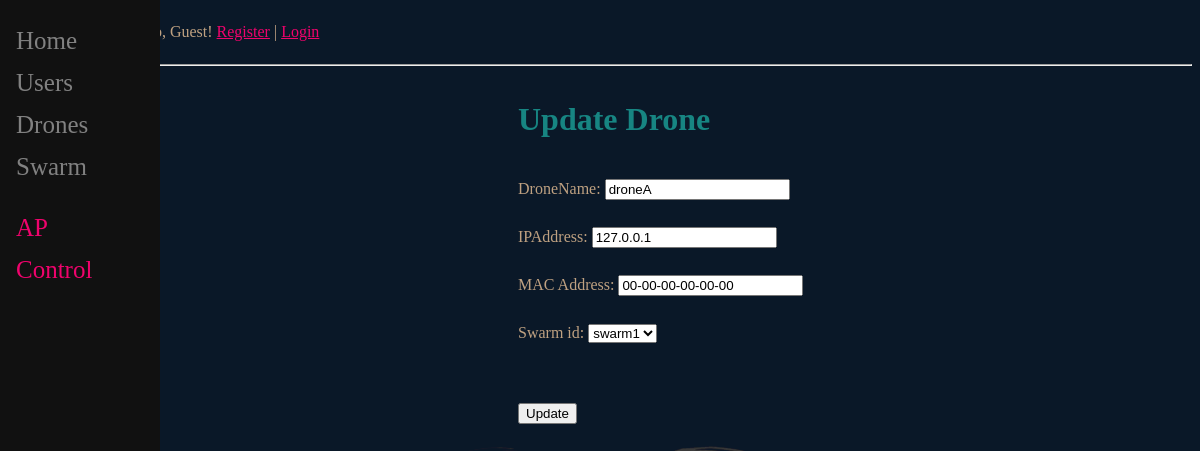
/drone_update/1, run on an earlier commit of the app's database.
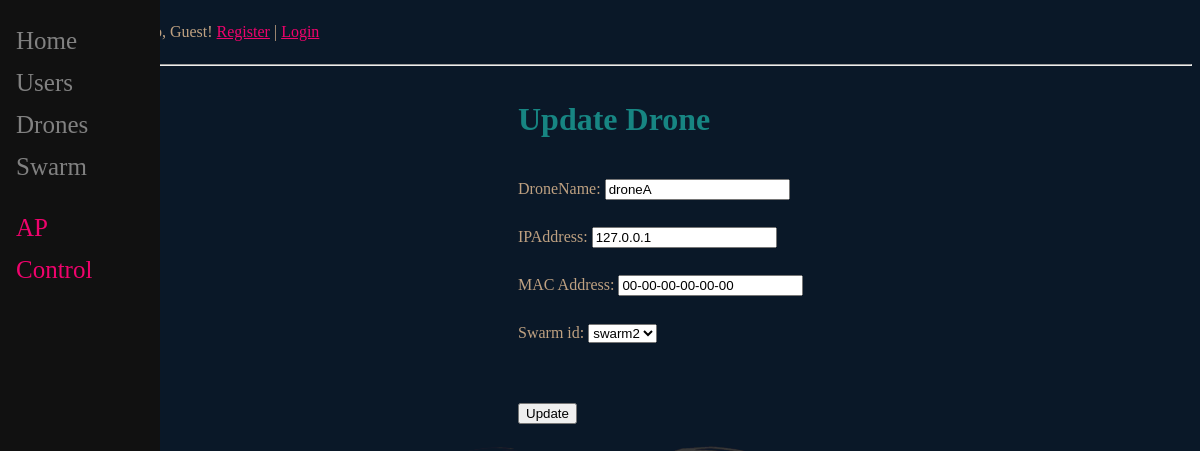
And on a later commit of the database.
### main/models.py (models this page shows, shortened)
class Drone(models.Model):
    user_id=models.ForeignKey(CustomUser,null=True, on_delete=models.SET_NULL)
    droneName=models.fields.CharField(max_length=32,unique=True)
    MAC_Address=models.CharField(max_length=17, default="00-00-00-00-00-00")
    IPAddress=models.GenericIPAddressField(max_length=64, default="192.168.1.1")
    createdAt=models.DateTimeField("datePublished", default=timezone.now)
    swarm_id=models.ForeignKey(Swarm,null=True, blank=True, on_delete=models.SET_NULL)
    UpdatedBy=models.CharField(max_length=32, default="User")

### main/views.py (the view)
# urls.py: path('drone_update/<int:id>', drone_update, name='drone_update'),
def drone_update(request, id):
    drone = Drone.objects.get(id=id)
    form = DroneForm(request.POST or None, instance=drone)
    if form.is_valid():
        try:
            form.save()
            return redirect('drone_list')
        except:
            pass
    return render(request, 'main/drone_update.html', {'drone': drone, 'form': form})

### main/forms.py
class DroneForm(forms.ModelForm):
    class Meta:
        model = Drone
        fields = ["droneName", "IPAddress", "MAC_Address", "swarm_id"]

### main/models.py (called while the page is built)
    def __str__(self):
        return self.swarmName or ''

### templates/main/drone_update.html (shortened to what this page needs)
{% extends 'main/base.html' %}
{% block content %}
<h1>Update Drone</h1>
<form method="POST">
    {{ form.as_p }}
    <br/>
    <input type="submit" value="Update"
    class="btn btn-secondary">
</form>
{% endblock %}

What changed in the data, as far as the page shows it:
changed Drone "droneA": swarm_id "swarm1" → "swarm2"
